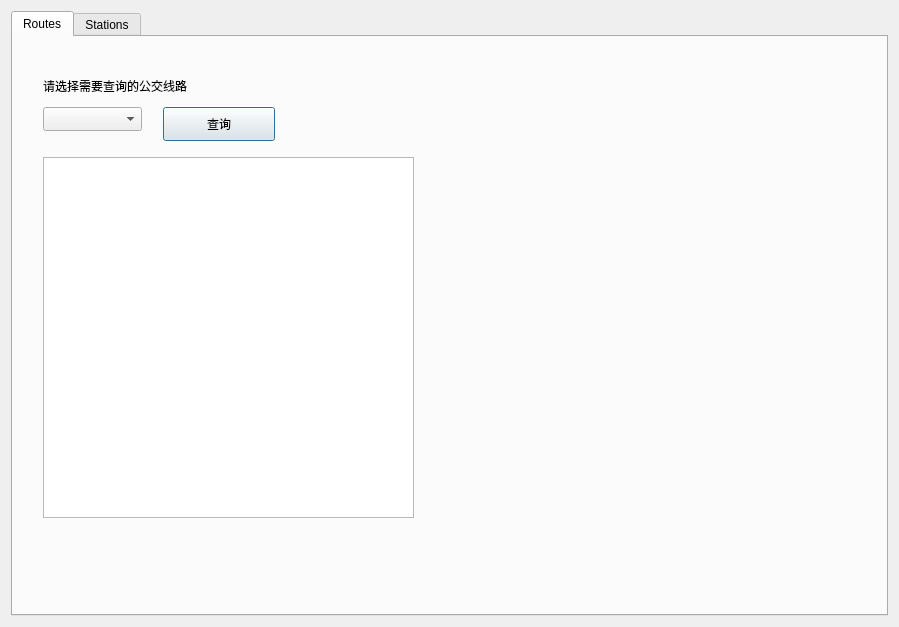
<?xml version="1.0" encoding="UTF-8"?>
<ui version="4.0">
 <class>Info</class>
 <widget class="QDialog" name="Info">
  <property name="geometry">
   <rect>
    <x>0</x>
    <y>0</y>
    <width>899</width>
    <height>627</height>
   </rect>
  </property>
  <property name="windowTitle">
   <string>Dialog</string>
  </property>
  <layout class="QGridLayout" name="gridLayout">
   <item row="0" column="1">
    <widget class="QTabWidget" name="tabWidget">
     <property name="currentIndex">
      <number>0</number>
     </property>
     <widget class="QWidget" name="tab">
      <attribute name="title">
       <string>Routes</string>
      </attribute>
      <widget class="QComboBox" name="comboBox">
       <property name="geometry">
        <rect>
         <x>30</x>
         <y>70</y>
         <width>99</width>
         <height>24</height>
        </rect>
       </property>
      </widget>
      <widget class="QLabel" name="label">
       <property name="geometry">
        <rect>
         <x>30</x>
         <y>40</y>
         <width>221</width>
         <height>18</height>
        </rect>
       </property>
       <property name="text">
        <string>请选择需要查询的公交线路</string>
       </property>
      </widget>
      <widget class="QPushButton" name="pushButton_2">
       <property name="geometry">
        <rect>
         <x>150</x>
         <y>70</y>
         <width>112</width>
         <height>34</height>
        </rect>
       </property>
       <property name="text">
        <string>查询</string>
       </property>
      </widget>
      <widget class="QListWidget" name="listWidget">
       <property name="geometry">
        <rect>
         <x>30</x>
         <y>120</y>
         <width>371</width>
         <height>361</height>
        </rect>
       </property>
      </widget>
     </widget>
     <widget class="QWidget" name="tab_2">
      <attribute name="title">
       <string>Stations</string>
      </attribute>
      <widget class="QLabel" name="label_2">
       <property name="geometry">
        <rect>
         <x>40</x>
         <y>50</y>
         <width>211</width>
         <height>41</height>
        </rect>
       </property>
       <property name="text">
        <string>请输入您要查询的站点</string>
       </property>
      </widget>
      <widget class="QLineEdit" name="lineEdit">
       <property name="geometry">
        <rect>
         <x>40</x>
         <y>100</y>
         <width>191</width>
         <height>31</height>
        </rect>
       </property>
      </widget>
      <widget class="QPushButton" name="pushButton">
       <property name="geometry">
        <rect>
         <x>240</x>
         <y>100</y>
         <width>112</width>
         <height>34</height>
        </rect>
       </property>
       <property name="text">
        <string>查询</string>
       </property>
      </widget>
      <widget class="QListWidget" name="listWidget_2">
       <property name="geometry">
        <rect>
         <x>410</x>
         <y>30</y>
         <width>401</width>
         <height>441</height>
        </rect>
       </property>
      </widget>
     </widget>
    </widget>
   </item>
  </layout>
 </widget>
 <resources/>
 <connections/>
</ui>
